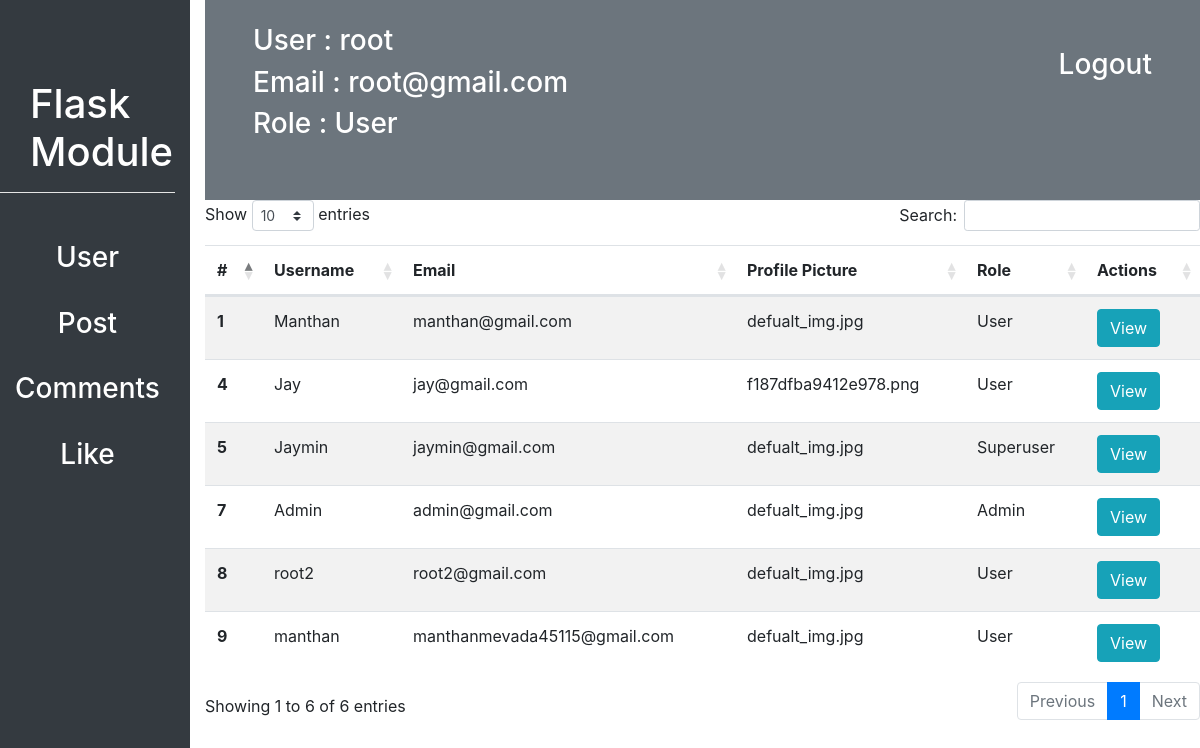
/customadmin/dashboard/1 (signed in), run on the app's committed database.
### flask_module/user/models.py (models this page shows, shortened)
class User(db.Model, UserMixin):
    id = db.Column(db.Integer, primary_key=True)
    username = db.Column(db.String(20), unique=True, nullable=False)
    email = db.Column(db.String(30), unique=True, nullable=False)
    profile_picture = db.Column(db.String(70), nullable=False, default="defualt_img.jpg")
    password = db.Column(db.String(15), nullable=False)
    like = db.relationship("Likes", backref="user", lazy=True, cascade = "all, delete, delete-orphan", )
    post = db.relationship("Post", backref="user", lazy=True, cascade = "all, delete, delete-orphan", )
    comment = db.relationship("Comments", backref="user", lazy=True, cascade = "all, delete, delete-orphan", )
    following = db.relationship("User",
                    secondary=connected_user,
                    primaryjoin=id==connected_user.c.parent_id,
                    secondaryjoin=id==connected_user.c.children_id,
                    backref="followed_by")
    role_id = db.Column(db.Integer, db.ForeignKey("role.id"), nullable=False)

class Role(db.Model):
    id = db.Column(db.Integer, primary_key=True)
    name = db.Column(db.String(20), unique=True, nullable=False)
    user = db.relationship("User", backref="role")

### flask_module/customadmin/routes.py (the view)
@customadmin.route("/customadmin/dashboard/<string:username>")
@login_required
def dashboard(username):
    users = User.query.filter(User.id != current_user.id)
    return render_template("customadmin/dashboard.html", users=users)

### flask_module/customadmin/routes.py (called while the page is built)
def login_required(f):
    @wraps(f)
    def decorated_function(*args, **kwargs):
        if current_user.is_authenticated is False:
            return redirect(url_for('customadmin.login'))
        return f(*args, **kwargs)
    return decorated_function

### flask_module/user/models.py (called while the page is built)
@login_manager.user_loader
def load_user(user_id):
    return User.query.filter_by(id=int(user_id)).first()

### flask_module/templates/customadmin/dashboard.html (shortened to what this page needs)
<!DOCTYPE html>
<html lang="en">
<head>
    <link rel="stylesheet" href="{{ url_for('static', filename='css/bootstrap.css') }}">
    <link rel="stylesheet" href="{{url_for('static', filename="css/datatable.css")}}">
    <link rel="stylesheet" href="{{url_for('static', filename="css/datatable.min.css")}}">
</head>
<body>
    <div class="row" id="sidebar">
        <div class="col bg-dark">
            <div id="module-title">
                <h1 class="text-white">Flask Module</h1>
            </div>
            <hr style="background: white">
            <div class="mt-5 text-center">
                <a href="{{url_for('customadmin.dashboard', username=current_user.username)}}"><h3 class="text-white">User</h3></a><br>
                <a href="{{url_for('customadmin.post_list')}}"><h3 class="text-white">Post</h3></a><br>
                <a href="{{url_for('customadmin.comments_list')}}"><h3 class="text-white">Comments</h3></a><br>
                <a href="{{url_for('customadmin.like_list')}}"><h3 class="text-white">Like</h3></a><br>
            </div>
        </div>
        <div class="col-10">
            <div id="navbar" class="bg-secondary">
                <a href="{{url_for('customadmin.logout')}}"><h3 class="float-right px-5 pt-5 text-white">Logout</h3></a>
                <h3 class="text-white pt-4 px-5">User : {{current_user.username}}</h3>
                <h3 class="text-white px-5">Email : {{current_user.email}}</h3>
                <h3 class="text-white px-5">Role : {{current_user.role.name}}</h3>
            </div>
            {% block contant %}
            <table id="user-table" class="table table-striped m-auto mt-2">
                <thead>
                  <tr>
                    <th scope="col">#</th>
                    <th scope="col">Username</th>
                    <th scope="col">Email</th>
                    <th scope="col">Profile Picture</th>
                    <th scope="col">Role</th>
                    <th scope="col">Actions</th>
                  </tr>
                </thead>
                <tbody>
                {% for user in users %}
                  <tr>
                    <th scope="row">{{user.id}}</th>
                    <td>{{user.username}}</td>
                    <td>{{user.email}}</td>
                    <td>{{user.profile_picture}}</td>
                    <td>{{user.role.name}}</td>
                    <td>
                        <a href="{{url_for('customadmin.user_detail', user_id=user.id)}}" class="btn btn-info">View</a></td>
                  </tr>
                {% endfor %}
                </tbody>
              </table>
              {% endblock contant %}
        </div>
    </div>
</body>
</html>

### flask_module/templates/customadmin/dashboard.html (style rules this page uses)
#sidebar { height: 900px; }
#module-title { margin-top: 80px; margin-left: 30px; }
#navbar { height: 200px; }

### data on the page
User: username "root", email "root@gmail.com"
Role: role.name "User"
User: id "1", username "Manthan", email "manthan@gmail.com", profile_picture "defualt_img.jpg", role.name "User"
User: id "4", username "Jay", email "jay@gmail.com", profile_picture "f187dfba9412e978.png", role.name "User"
User: id "5", username "Jaymin", email "jaymin@gmail.com", profile_picture "defualt_img.jpg", role.name "Superuser"
User: id "7", username "Admin", email "admin@gmail.com", profile_picture "defualt_img.jpg", role.name "Admin"
User: id "8", username "root2", email "root2@gmail.com", profile_picture "defualt_img.jpg", role.name "User"
User: id "9", username "manthan", email "manthanmevada45115@gmail.com", profile_picture "defualt_img.jpg", role.name "User"
